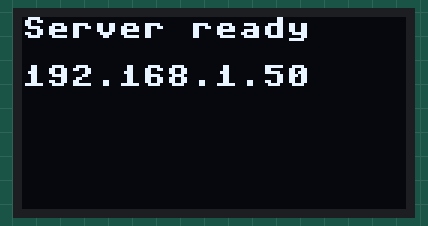
Simulated run of this program. Board: Raspberry Pi Pico running MicroPython. On the bench: 128×64 one-colour display. WiFi joins after 1.5 s; what the program prints to the serial console is not drawn.

Above: at 4.2 s.

The program:

http_server_css_01.py
```python
import ssd1306
import network
import socket
import time
from machine import Pin, I2C

SSID = "Wi-Fi名"
PASSWORD = "パスワード"

wlan = network.WLAN(network.STA_IF)
wlan.active(True)
wlan.connect(SSID, PASSWORD)

while not wlan.isconnected():
    time.sleep(1)

ip = wlan.ifconfig()[0]

time.sleep(2)

i2c = I2C(0, sda=Pin(0), scl=Pin(1))
oled = ssd1306.SSD1306_I2C(128, 64, i2c)

oled.fill(0)
oled.text("Connecting...", 0, 0)
oled.show()


oled.fill(0)
oled.text("Connected!", 0, 0)
oled.text(ip, 0, 16)
oled.show()

html = """\
HTTP/1.0 200 OK
Content-Type: text/html

<html>
<style>
    body {
        background-color: black;
        color: white;
        font-family: Arial, sans-serif;
        text-align: center;
    }

    h1 {
        text-decoration: underline;
    }

    h6 {
        color: gray;
    }
</style>
<body>
    <h1>Hello!</h1>
    <h2>Hello!</h2>
    <h3>Hello!</h3>
    <h4>Hello!</h4>
    <h5>Hello!</h5>
    <h6>Hello!</h6>
</body>
</html>
"""

addr = socket.getaddrinfo("0.0.0.0", 80)[0][-1]
s = socket.socket()
s.setsockopt(socket.SOL_SOCKET, socket.SO_REUSEADDR, 1)
s.bind(addr)
s.listen(1)

oled.fill(0)
oled.text("Server ready", 0, 0)
oled.text(ip, 0, 16)
oled.show()

print("サーバー起動:", ip)

while True:
    conn, addr = s.accept()
    conn.recv(1024)
    conn.sendall(html)
    conn.close()
```
